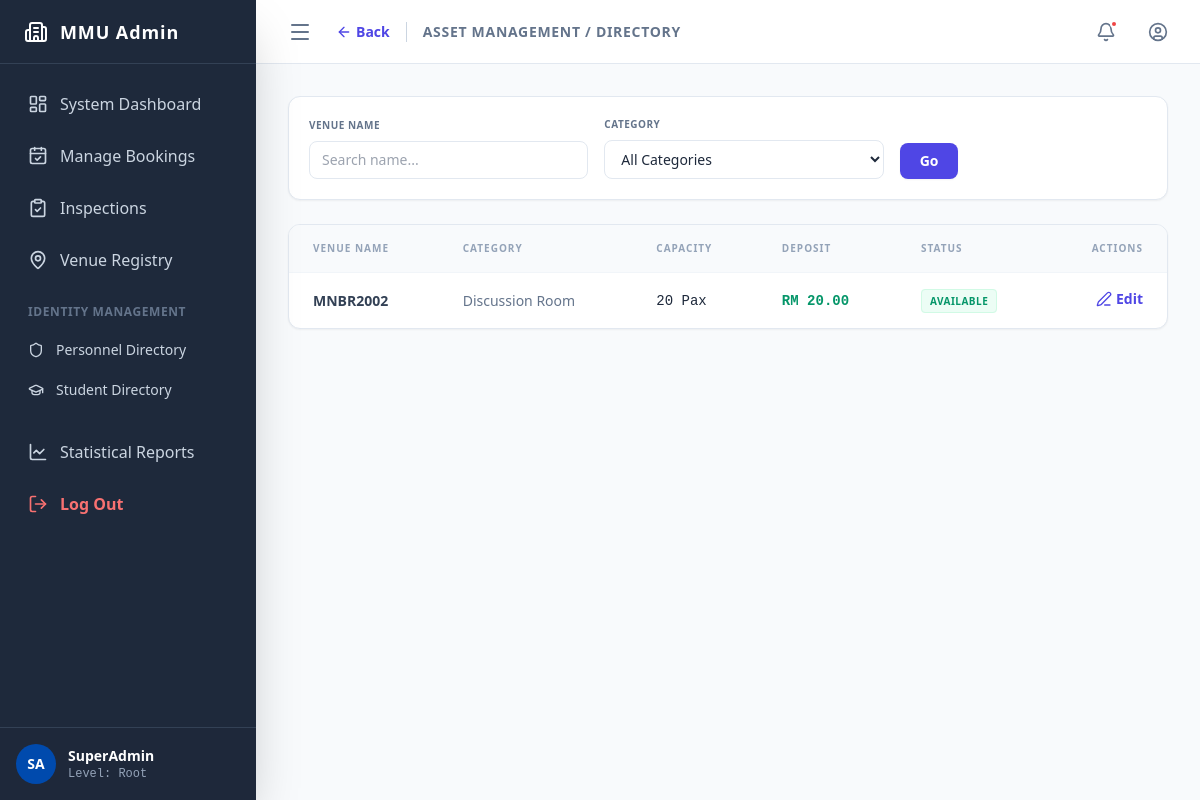
Page /admin/venue_directory.php (signed in) on the earlier database version.
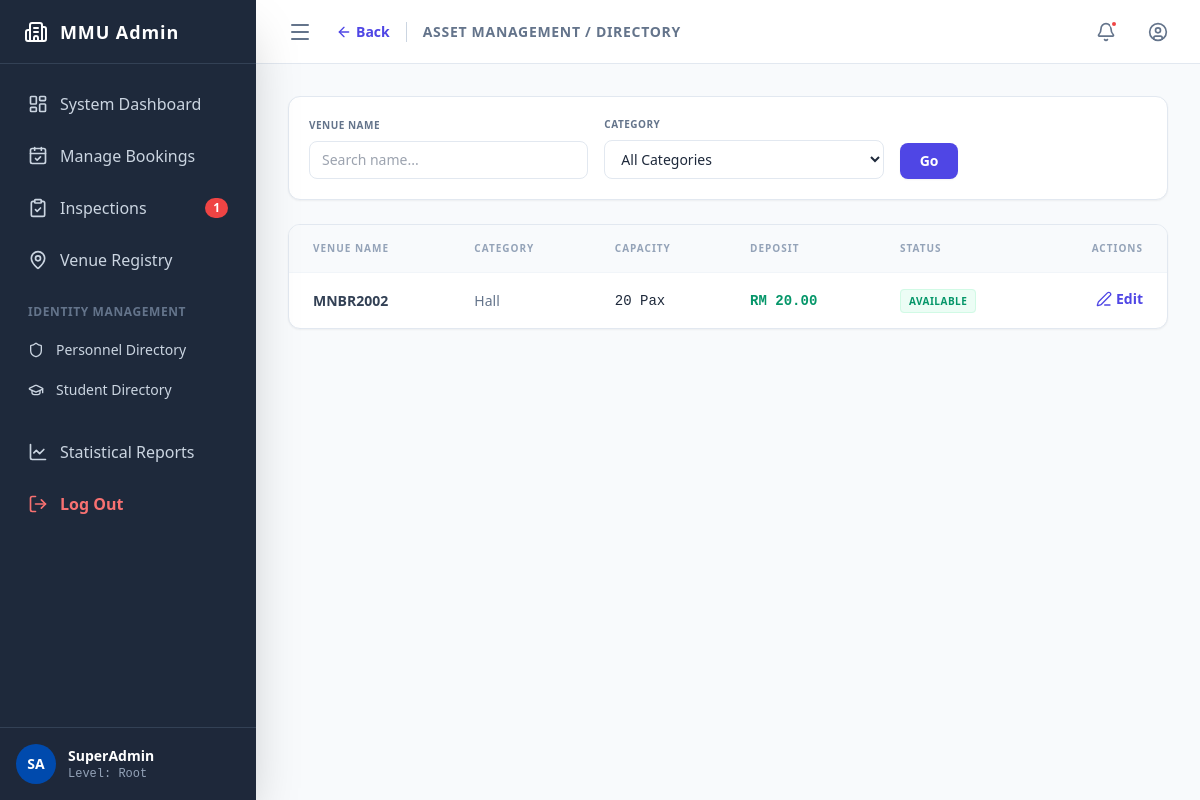
Same page on the later database version.
### tables this page shows
CREATE TABLE `venue` (
  `vid` int(10) UNSIGNED NOT NULL,
  `vname` varchar(100) NOT NULL,
  `category` varchar(50) NOT NULL,
  `max_cap` int(10) UNSIGNED NOT NULL,
  `deposit` decimal(10,2) UNSIGNED NOT NULL,
  `status` enum('available','maintenance','booked') NOT NULL DEFAULT 'available',
  `pic` varchar(255) DEFAULT NULL,
  `description` text NOT NULL
);

### admin/venue_directory.php (the view, shortened to what the changed rows need)
<?php
require_once '../config/db.php';
$sql = "SELECT * FROM venue WHERE 1=1";
$sql .= " ORDER BY vname ASC";
$result = $conn->query($sql);
?>
<!DOCTYPE html>
<html lang="en">
<head>
    <script src="https://cdn.tailwindcss.com"></script>
    <link rel="stylesheet" href="layout.css?v=1.2">
    <link rel="stylesheet" href="../assets/css/fiori-tile.css">
</head>
<body class="bg-slate-50 text-slate-800 font-sans antialiased h-screen flex overflow-hidden">
    <?php include('../includes/admin_sidebar.php'); ?>
    <main class="flex-1 flex flex-col h-screen overflow-hidden relative bg-slate-50">
            <?php
            $topbar_content = '
            <div class="flex items-center">
                <a href="manage_venues.php" class="text-sm font-bold text-indigo-600 hover:text-indigo-800 flex items-center mr-4">
                    <i data-lucide="arrow-left" class="w-4 h-4 mr-1"></i> Back
                </a>
                <h2 class="text-sm font-bold text-slate-500 uppercase tracking-wider border-l border-slate-300 pl-4">Asset Management / Directory</h2>
            </div>';
            include('../includes/admin_topbar.php');
            ?>
        <div class="flex-1 overflow-y-auto p-8 scroll-smooth">
            <div class="bg-white rounded-xl shadow-sm border border-slate-200 overflow-hidden">
                <table class="w-full text-left border-collapse">
                    <thead class="bg-slate-50 text-[10px] text-slate-400 font-black uppercase tracking-widest border-b border-slate-100">
                        <tr>
                            <th class="px-6 py-4">Venue Name</th>
                            <th class="px-6 py-4">Category</th>
                            <th class="px-6 py-4">Capacity</th>
                            <th class="px-6 py-4">Deposit</th>
                            <th class="px-6 py-4">Status</th>
                            <th class="px-6 py-4 text-right">Actions</th>
                        </tr>
                    </thead>
                    <tbody class="text-sm divide-y divide-slate-50">
                        <?php while($row = $result->fetch_assoc()): ?>
                        <tr class="hover:bg-slate-50 transition-colors">
                            <td class="px-6 py-4 font-bold text-slate-700"><?php echo htmlspecialchars($row['vname']); ?></td>
                            <td class="px-6 py-4 text-slate-500"><?php echo htmlspecialchars($row['category']); ?></td>
                            <td class="px-6 py-4 font-mono"><?php echo $row['max_cap']; ?> Pax</td>
                            <td class="px-6 py-4 font-mono font-bold text-emerald-600">RM <?php echo number_format($row['deposit'], 2); ?></td>
                            <td class="px-6 py-4">
                                <span class="px-2 py-1 rounded text-[10px] font-black uppercase tracking-wider border <?php echo ($row['status']==='available') ? 'bg-emerald-50 text-emerald-600 border-emerald-100' : 'bg-red-50 text-red-600 border-red-100'; ?>">
                                    <?php echo $row['status']; ?>
                                </span>
                            </td>
                            <td class="px-6 py-4 text-right">
                                <a href="edit_venue.php?vid=<?php echo $row['vid']; ?>" class="inline-flex items-center text-indigo-600 font-bold hover:underline">
                                    <i data-lucide="edit-3" class="w-4 h-4 mr-1"></i> Edit
                                </a>
                            </td>
                        </tr>
                        <?php endwhile; ?>
                    </tbody>
                </table>
            </div>
        </div>
    </main>
</body>
</html>

### includes/admin_sidebar.php (shortened to what the changed rows need)
<?php
$current_page = basename($_SERVER['PHP_SELF']);
$pending_inspections_count = 0;
if (isset($conn)) {
    $sql_inspections_count = "SELECT COUNT(*) FROM booking WHERE status = 'completed' AND payment_status = 'paid'";
    $res_inspections = $conn->query($sql_inspections_count);
    if ($res_inspections) {
        $pending_inspections_count = $res_inspections->fetch_row()[0];
    }
}
?>
<aside id="system-sidebar" class="mmu-sidebar bg-mmu-dark text-white flex flex-col shadow-2xl z-20 shrink-0">
    <nav class="flex-1 overflow-y-auto py-4">
        <ul class="space-y-1 px-3">
            <li>
                <a href="inspections.php" class="nav-item flex items-center px-4 py-3 <?php echo ($current_page == 'inspections.php') ? 'bg-mmu-blue' : 'text-slate-300 hover:bg-slate-800'; ?> rounded-lg transition-colors">
                    <i data-lucide="clipboard-check" class="w-5 h-5 shrink-0"></i>
                    <span class="ml-3 font-medium nav-text">Inspections</span>
                    <?php if ($pending_inspections_count > 0): ?>
                        <span class="ml-auto bg-red-500 text-white text-xs font-bold px-2 py-0.5 rounded-full nav-badge"><?php echo $pending_inspections_count; ?></span>
                    <?php endif; ?>
                </a>
            </li>
        </ul>
    </nav>
</aside>

Differences in the rows shown:
changed venue "MNBR2002": category "Discussion Room" → "Hall"
Other differences:
$pending_inspections_count: (not shown) → "1"
